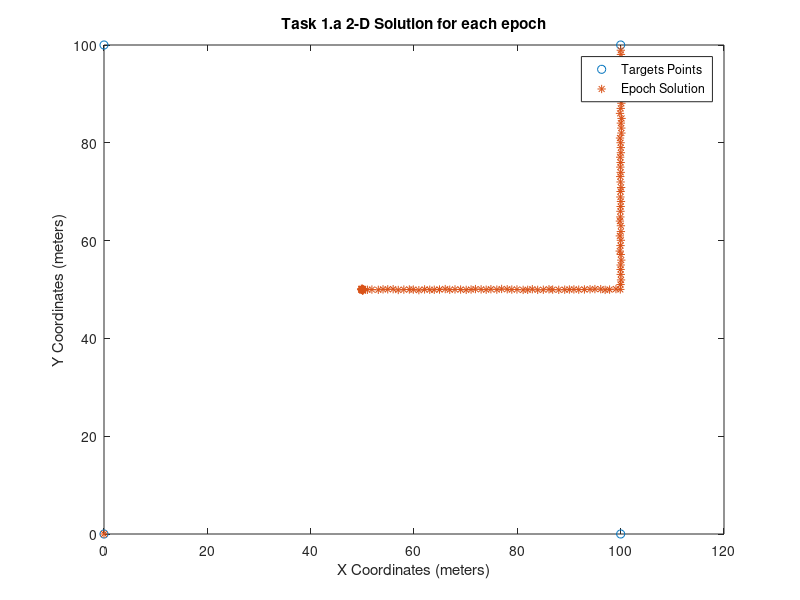
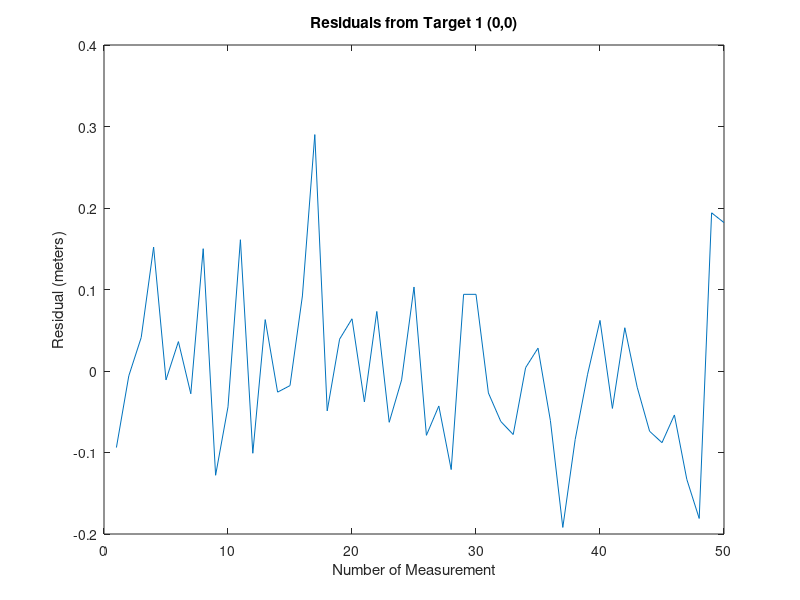
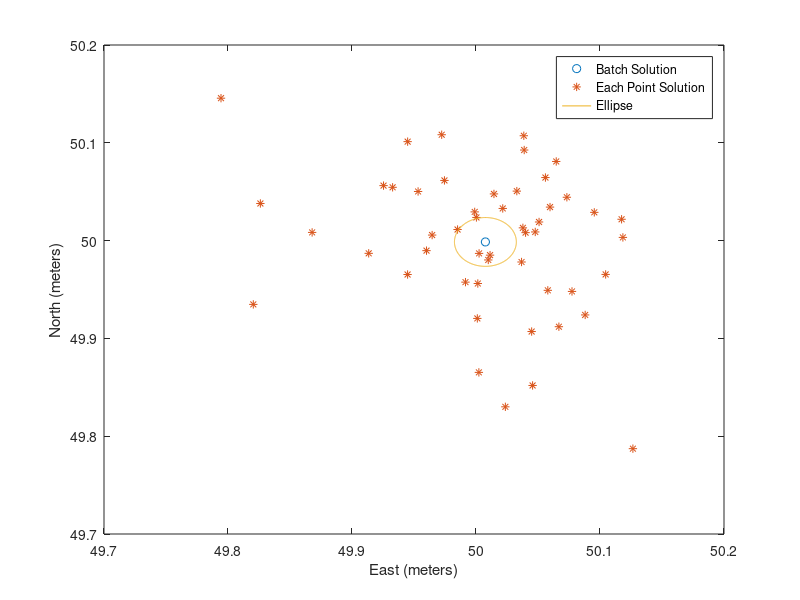

Source code (MATLAB) for these figures, in order:
% Author: Juan Carlos Terrazas Borbon
% Last Update: 2018-01-31
% Course: ENGO 585
% Lab: 2

% ---------------------Purpose of Code-------------------------------------
% The purpose of this code is to able to perform the 3 task required to
% perfom in the lab handout which involves Parametric Least Squares 
% adjustment, Summation of Normal, Sequential LS and Kalman Filter 

% Clear variables, close figure and command
clc
clear all
close all

% Read the file with data and extract its data
ranges = load('Lab2data.txt');

% Given Target Coordinates in meters
 targets = [0,0; 100,0; 100,100; 0,100];

%% Task 1: Batch Parametric Least Squares
est_coords = [50, 50];
P = diag(ones(4,1));

% 1.a Compute 2-D Solution for each epoch----------------------------------
x_hat_1_a = zeros(150,2);
for i = 1 : length(ranges)
    thres = 0;
    while thres == 0
        % Obtain the A matrix
        A = zeros(4,2); 
        for j = 1 : 4
            A(j, 1) = (est_coords(1) - targets(j, 1)) / ranges(i, j + 1);
            A(j, 2) = (est_coords(2) - targets(j, 2)) / ranges(i, j + 1);
        end
        
        % Compute w Matrix
        w= zeros(4,1);
        for j = 1 : 4 
            w(j, 1) = sqrt((targets(j, 1) - est_coords(1))^2 + ...
                (targets(j, 2) - est_coords(2))^2) - ranges(i, j + 1);
        end
        
        % Compute N Matrix and obtain the delta values
        N = A' * P * A;
        delta = -1 * inv(N) * A' * P * w;
        
        % check 
        if abs(delta(1)) < 0.0001 && abs(delta(2)) < 0.0001
           thres = 1;     
        else
           est_coords = [est_coords(1) + delta(1),est_coords(2) + delta(2)];
        end
    end
    x_hat_1_a(i,:) = [est_coords(1) + delta(1),est_coords(2) + delta(2)];
    est_coords = [est_coords(1) + delta(1),est_coords(2) + delta(2)];
end

figure
plot(targets(:,1), targets(:,2),'o')
hold on
plot(x_hat_1_a(:,1), x_hat_1_a(:,2),'*');
hold off
title('Task 1.a 2-D Solution for each epoch')
xlabel('X Coordinates (meters)')
ylabel('Y Coordinates (meters)')
legend('Targets Points', 'Epoch Solution')

% 1.b Batch Solution-------------------------------------------------------
est_coords = [50, 50];
A_b = zeros(50*4,2);
w_b= zeros(50*4,1);
P_b = diag(ones(50*4,1));
thres = 0;
while thres == 0
    for i = 1: 50
        % Obtain the A matrix
        for j = 1 : 4
            A_b((i-1)*4+j, 1) = (est_coords(1) - targets(j, 1)) / ranges(i, j + 1);
            A_b((i-1)*4+j, 2) = (est_coords(2) - targets(j, 2)) / ranges(i, j + 1);
        end

        % Compute w Matrix
        for j = 1 : 4 
            w_b((i-1)*4+j, 1) = sqrt((targets(j, 1) - est_coords(1))^2 + ...
                (targets(j, 2) - est_coords(2))^2) - ranges(i, j + 1);
        end
    end
    % Compute N Matrix and obtain the delta values
    N = A_b' * P_b * A_b;
    delta = -1 * inv(N) * A_b' * P_b * w_b;
    
    % Check for delta and if threshold passes obtain coordinates
    if abs(delta(1)) < 0.0001 && abs(delta(2)) < 0.0001
        thres = 1;
        x_hat_1_b = [est_coords(1) + delta(1),est_coords(2) + delta(2)];
    else
        est_coords = [est_coords(1) + delta(1),est_coords(2) + delta(2)];
    end
end

% 1.c Plot Residuals-------------------------------------------------------
res = A_b * delta + w_b;

figure
plot(1:1:50, res(1:4:200,1))
title('Residuals from Target 1 (0,0)')
xlabel('Number of Measurement')
ylabel('Residual (meters)')

Apos =(res' * P_b * res)/(200-2);%aposteriori

C_x = Apos * inv(A_b' * P_b * A_b);%covariance matrix

% 1.d Error Ellipse--------------------------------------------------------
a = sqrt(0.5 * (C_x(1,1) + C_x(2,2)) + sqrt((1/4) * (C_x(1,1) - C_x(2,2))^2 ...
    + C_x(1,2)^2))* 2.45;

b = sqrt(0.5 * (C_x(1,1) + C_x(2,2)) - sqrt((1/4) * (C_x(1,1) - C_x(2,2))^2 ...
    + C_x(1,2)^2)) * 2.45;

azimuth = 0.5* atan((2 * C_x(1,2))/(C_x(1,1) - C_x(2,2)));

alpha = (azimuth) * pi/180;
t = [-0.01:0.01:2*pi];

%Obtain ellipse coordinates

ellipse_x =  (sin(alpha)*(a*cos(t)) - cos(alpha)*(b*sin(t))) + x_hat_1_b(1);
ellipse_y =  (cos(alpha)*(a*cos(t)) + sin(alpha)*(b*sin(t))) + x_hat_1_b(2);

figure
plot(x_hat_1_b(1),x_hat_1_b(2), 'o')
hold on
plot(x_hat_1_a(1:50,1),x_hat_1_a(1:50,2), '*')
plot(ellipse_x, ellipse_y)
legend('Batch Solution', 'Each Point Solution', 'Ellipse')
xlabel('East (meters)')
ylabel('North (meters)')

%% Task 2: Summation of Normals and Sequential LS
% 2.a Summation of Normal of 1.b
est_coords = [50, 50];
N = zeros(2,2);
u = zeros(2,1);

for i = 1: 50
    % Obtain the A matrix
    A = zeros(4,2); 
    for j = 1 : 4
        A(j, 1) = (est_coords(1) - targets(j, 1)) / ranges(i, j + 1);
        A(j, 2) = (est_coords(2) - targets(j, 2)) / ranges(i, j + 1);
    end

    % Compute N Matrix
    N = N + (A' * P * A);
    
    % Compute w Matrix
    w= zeros(4,1);
    for j = 1 : 4 
        w(j, 1) = sqrt((targets(j, 1) - est_coords(1))^2 + ...
            (targets(j, 2) - est_coords(2))^2) - ranges(i, j + 1);
    end
    
    % Compute U Matrix
    u = u + (A'*P*w);
end

delta = -1 * inv(N)* u;

x_hat_2_a = [est_coords(1) + delta(1), est_coords(2) + delta(2)];

% 2.b Sequential Least Squares of 1.b
thres = 0;
est_coords = [50, 50];
thres  = 0;
for i = 1:50
    while thres == 0
        % Obtain the A matrix
        A = zeros(4,2); 
        for j = 1 : 4
            A(j, 1) = (est_coords(1) - targets(j, 1)) / ranges(i, j + 1);
            A(j, 2) = (est_coords(2) - targets(j, 2)) / ranges(i, j + 1);
        end

        % Compute w Matrix
        w= zeros(4,1);
        for j = 1 : 4 
            w(j, 1) = sqrt((targets(j, 1) - est_coords(1))^2 + ...
                (targets(j, 2) - est_coords(2))^2) - ranges(i, j + 1);
        end

        if i==1
            % Compute N Matrix and obtain the delta values for first observation
            N = A' * P * A;
            delta = -1 * inv(N) * A' * P * w;
            thres =1;
%             % check 
%             if abs(delta(1)) < 0.0001 && abs(delta(2)) < 0.0001
%                thres = 1;
%             end
            thres = 1;
            est_coords = [est_coords(1) + delta(1),est_coords(2) + delta(2)];
            x_hat_2_b = [est_coords(1) + delta(1),est_coords(2) + delta(2)];
        else
            K = inv(N) * A' * inv(P + A*inv(N)*A');
            delta = delta - K*(A*delta + w);
            N = A' * P * A;
            x_hat_2_b(1) = x_hat_2_b(1) + delta(1);
            x_hat_2_b(2) = x_hat_2_b(2) + delta(2);
        end
    end
end
%x_hat_2_b = [est_coords(1) + delta(1),est_coords(2) + delta(2)];

%% Task 3: Kalman Filtering
% 3.a Sequential Least Squares of whole data

% 3.b Kalman Filter of whole data


